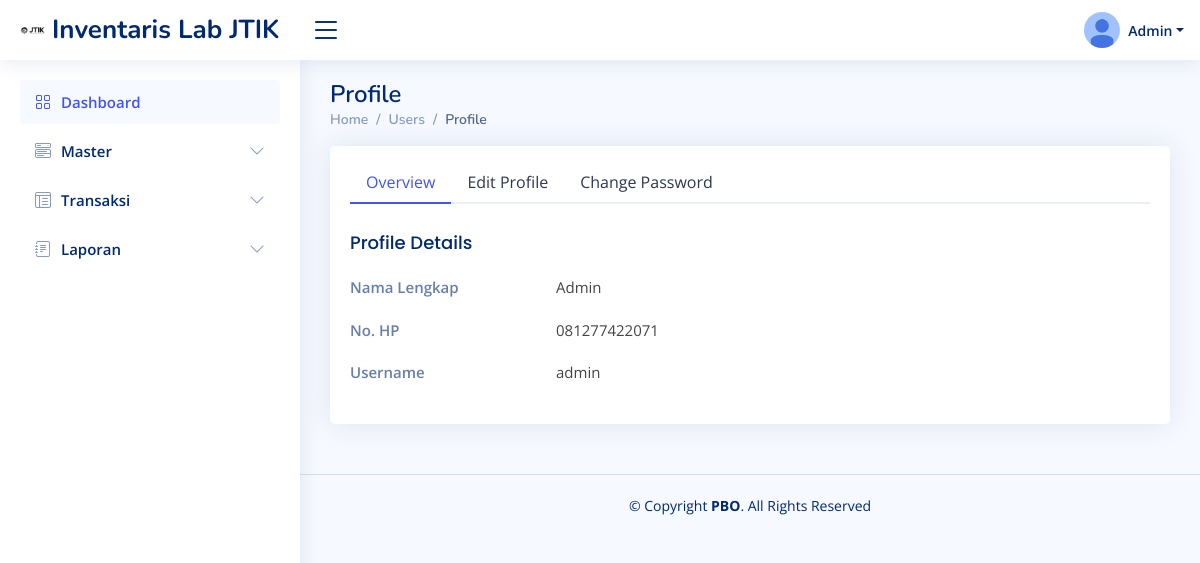
The app's page /profile.php (signed in) with its own data.
### tables this page shows
CREATE TABLE `users` (
  `id_user` int(11) NOT NULL,
  `nama` varchar(128) NOT NULL,
  `hp` varchar(15) NOT NULL,
  `username` varchar(100) NOT NULL,
  `password` varchar(100) NOT NULL,
  `role` enum('admin','user') NOT NULL
);

### function.php (called while the page is built, shortened)
<?php
$conn = mysqli_connect('localhost', 'root', '', 'inventarislab');
function select($query) {
    global $conn;
    $result = mysqli_query($conn, $query);
    $rows = [];
    while($row = mysqli_fetch_assoc($result)) {
        $rows[] = $row;
    }
    return $rows;
}
?>

### profile.php (the view, shortened to what this page needs)
<?php
  require 'function.php';
  $id = $_SESSION['id'];
  $user = select("SELECT * FROM users WHERE id_user = '$id'");
?>
<!DOCTYPE html>
<html lang="en">
<head>
  <link href="assets/vendor/bootstrap/css/bootstrap.min.css" rel="stylesheet">
  <link href="assets/vendor/bootstrap-icons/bootstrap-icons.css" rel="stylesheet">
  <link href="assets/vendor/boxicons/css/boxicons.min.css" rel="stylesheet">
  <link href="assets/vendor/quill/quill.snow.css" rel="stylesheet">
  <link href="assets/vendor/quill/quill.bubble.css" rel="stylesheet">
  <link href="assets/vendor/remixicon/remixicon.css" rel="stylesheet">
  <link href="assets/vendor/simple-datatables/style.css" rel="stylesheet">
  <link href="assets/css/style.css" rel="stylesheet">
</head>
<body>
<header id="header" class="header fixed-top d-flex align-items-center">
<div class="d-flex align-items-center justify-content-between">
  <a href="index.php" class="logo d-flex align-items-center">
    <img src="assets/img/logoJTIK.png" alt="">
    <span class="d-none d-lg-block">Inventaris Lab JTIK</span>
  </a>
  <i class="bi bi-list toggle-sidebar-btn"></i>
</div>
<nav class="header-nav ms-auto">
  <ul class="d-flex align-items-center">
    <li class="nav-item dropdown pe-3">
      <a class="nav-link nav-profile d-flex align-items-center pe-0" href="#" data-bs-toggle="dropdown">
        <img src="assets/img/photo.png" alt="Profile" class="rounded-circle">
        <span class="d-none d-md-block dropdown-toggle ps-2"><?= $_SESSION['nama'];?></span>
      </a>
    </li>
  </ul>
</nav>
</header>
<aside id="sidebar" class="sidebar">
<ul class="sidebar-nav" id="sidebar-nav">
  <li class="nav-item">
    <a class="nav-link " href="index.php">
      <i class="bi bi-grid"></i>
      <span>Dashboard</span>
    </a>
  </li>
  <?php
    if($_SESSION['role'] == 'admin'){
  ?>
  <li class="nav-item">
    <a class="nav-link collapsed" data-bs-target="#tables-nav" data-bs-toggle="collapse" href="#">
      <i class="bi bi-menu-button-wide"></i><span>Master</span><i class="bi bi-chevron-down ms-auto"></i>
    </a>
  </li>
  <li class="nav-item">
    <a class="nav-link collapsed" data-bs-target="#tabless-nav" data-bs-toggle="collapse" href="#">
      <i class="bi bi-layout-text-window-reverse"></i><span>Transaksi</span><i class="bi bi-chevron-down ms-auto"></i>
    </a>
  </li>
  <li class="nav-item">
    <a class="nav-link collapsed" data-bs-target="#forms-nav" data-bs-toggle="collapse" href="#">
      <i class="bi bi-journal-text"></i><span>Laporan</span><i class="bi bi-chevron-down ms-auto"></i>
    </a>
  </li>
  <?php } ?>
</ul>
</aside>
<main id="main" class="main">
<div class="pagetitle">
  <h1>Profile</h1>
  <nav>
    <ol class="breadcrumb">
      <li class="breadcrumb-item"><a href="index.php">Home</a></li>
          <li class="breadcrumb-item">Users</li>
          <li class="breadcrumb-item active">Profile</li>
        </ol>
      </nav>
    </div>
    <section class="section profile">
        <div class="card">
            <div class="card-body pt-3">
              <ul class="nav nav-tabs nav-tabs-bordered">
                <li class="nav-item">
                  <button class="nav-link active" data-bs-toggle="tab" data-bs-target="#profile-overview">Overview</button>
                </li>
                <li class="nav-item">
                  <button class="nav-link" data-bs-toggle="tab" data-bs-target="#profile-edit">Edit Profile</button>
                </li>
                <li class="nav-item">
                  <button class="nav-link" data-bs-toggle="tab" data-bs-target="#profile-change-password">Change Password</button>
                </li>
              </ul>
              <div class="tab-content pt-2">
                <div class="tab-pane fade show active profile-overview" id="profile-overview">
                  <h5 class="card-title">Profile Details</h5>
                  <div class="row">
                    <div class="col-lg-3 col-md-4 label ">Nama Lengkap</div>
                    <div class="col-lg-9 col-md-8"><?= $user[0]['nama']; ?></div>
                  </div>
                  <div class="row">
                    <div class="col-lg-3 col-md-4 label">No. HP</div>
                    <div class="col-lg-9 col-md-8"><?= $user[0]['hp']; ?></div>
                  </div>
                  <div class="row">
                    <div class="col-lg-3 col-md-4 label">Username</div>
                    <div class="col-lg-9 col-md-8"><?= $user[0]['username']; ?></div>
                  </div>
                </div>
              </div>
            </div>
          </div>
    </section>
  </main>
  <footer id="footer" class="footer">
    <div class="copyright">
      &copy; Copyright <strong><span>PBO</span></strong>. All Rights Reserved
    </div>
  </footer>
</body>
</html>

### assets/css/style.css (style rules this page uses)
:root { scroll-behavior: smooth; }
body { font-family: "Open Sans", sans-serif; background: #f6f9ff; color: #444444; }
a { color: #4154f1; text-decoration: none; }
h1, h2, h3, h4, h5, h6 { font-family: "Nunito", sans-serif; }
#main { margin-top: 60px; padding: 20px 30px; transition: all 0.3s; }
.pagetitle { margin-bottom: 10px; }
.pagetitle h1 { font-size: 24px; margin-bottom: 0; font-weight: 600; color: #012970; }
.card { margin-bottom: 30px; border: none; border-radius: 5px; box-shadow: 0px 0 30px rgba(1, 41, 112, 0.1); }
.card-title { padding: 20px 0 15px 0; font-size: 18px; font-weight: 500; color: #012970; font-family: "Poppins", sans-serif; }
.card-body { padding: 0 20px 20px 20px; }
.breadcrumb { font-size: 14px; font-family: "Nunito", sans-serif; color: #899bbd; font-weight: 600; }
.breadcrumb a { color: #899bbd; transition: 0.3s; }
.breadcrumb .breadcrumb-item::before { color: #899bbd; }
.breadcrumb .active { color: #51678f; font-weight: 600; }
.nav-tabs-bordered { border-bottom: 2px solid #ebeef4; }
.nav-tabs-bordered .nav-link { margin-bottom: -2px; border: none; color: #2c384e; }
.nav-tabs-bordered .nav-link.active { background-color: #fff; color: #4154f1; border-bottom: 2px solid #4154f1; }
.logo { line-height: 1; }
@media (min-width: 1200px) { .logo { width: 280px; } }
.logo img { max-height: 26px; margin-right: 6px; }
.logo span { font-size: 26px; font-weight: 700; color: #012970; font-family: "Nunito", sans-serif; }
.header { transition: all 0.5s; z-index: 997; height: 60px; box-shadow: 0px 2px 20px rgba(1, 41, 112, 0.1); background-color: #fff; padding-left: 20px; }
.header .toggle-sidebar-btn { font-size: 32px; padding-left: 10px; cursor: pointer; color: #012970; }
.header-nav ul { list-style: none; }
.header-nav>ul { margin: 0; padding: 0; }
.header-nav .nav-profile { color: #012970; }
.header-nav .nav-profile img { max-height: 36px; }
.header-nav .nav-profile span { font-size: 14px; font-weight: 600; }
.sidebar { position: fixed; top: 60px; left: 0; bottom: 0; width: 300px; z-index: 996; transition: all 0.3s; padding: 20px; overflow-y: auto; scrollbar-width: thin; scrollbar-color: #aab7cf transparent; box-shadow: 0px 0px 20px rgba(1, 41, 112, 0.1); background-color: #fff; }
@media (min-width: 1200px) { #main, #footer { margin-left: 300px; } }
.sidebar-nav { padding: 0; margin: 0; list-style: none; }
.sidebar-nav li { padding: 0; margin: 0; list-style: none; }
.sidebar-nav .nav-item { margin-bottom: 5px; }
.sidebar-nav .nav-link { display: flex; align-items: center; font-size: 15px; font-weight: 600; color: #4154f1; transition: 0.3; background: #f6f9ff; padding: 10px 15px; border-radius: 4px; }
.sidebar-nav .nav-link i { font-size: 16px; margin-right: 10px; color: #4154f1; }
.sidebar-nav .nav-link.collapsed { color: #012970; background: #fff; }
.sidebar-nav .nav-link.collapsed i { color: #899bbd; }
.sidebar-nav .nav-link .bi-chevron-down { margin-right: 0; transition: transform 0.2s ease-in-out; }
.profile .profile-overview .row { margin-bottom: 20px; font-size: 15px; }
.profile .profile-overview .card-title { color: #012970; }
.profile .profile-overview .label { font-weight: 600; color: rgba(1, 41, 112, 0.6); }
.footer { padding: 20px 0; font-size: 14px; transition: all 0.3s; border-top: 1px solid #cddfff; }
.footer .copyright { text-align: center; color: #012970; }

### records on screen
users: nama "Admin", hp "081277422071", username "admin"

### other values on screen
$_SESSION['nama'] "Admin"
